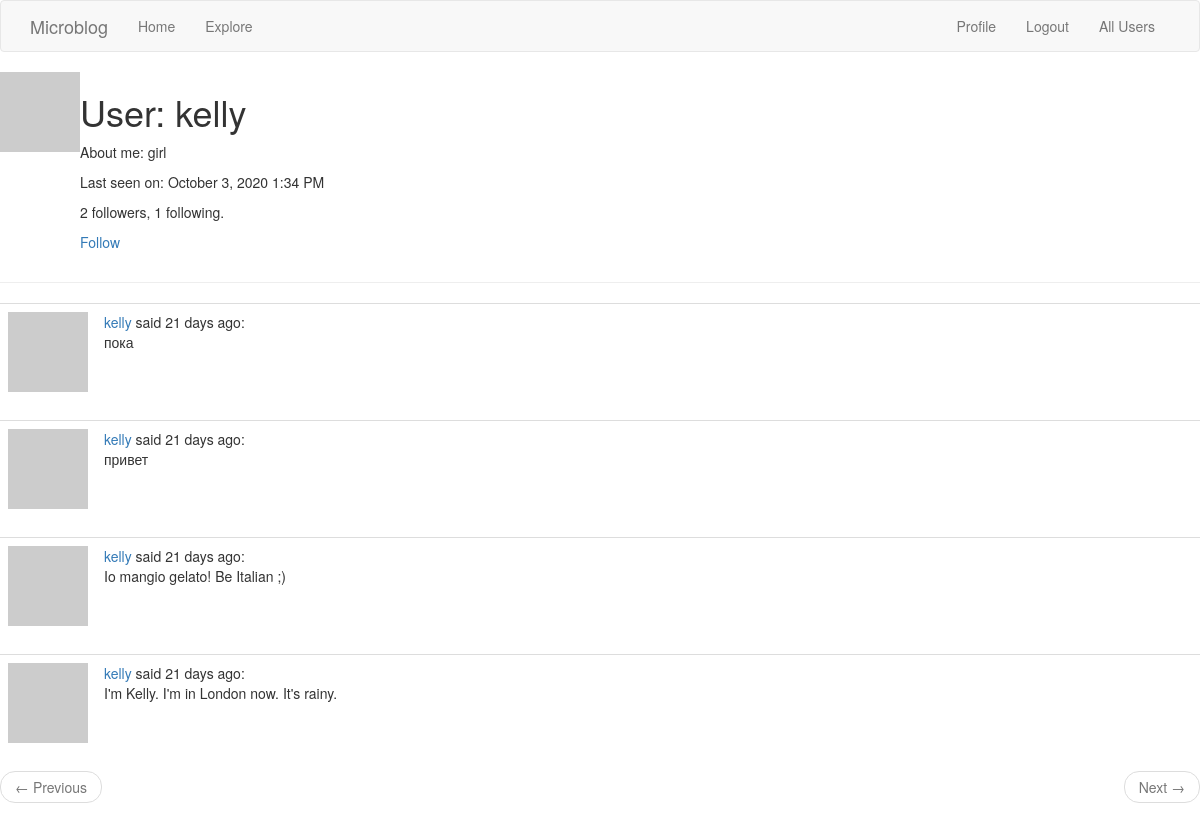
The page /user/kelly (signed in) on the database its author committed.
### app/models.py (models this page shows, shortened)
class User(UserMixin, db.Model):
    id = db.Column(db.Integer, primary_key=True)
    username = db.Column(db.String(64), index=True, unique=True)
    email = db.Column(db.String(120), index=True, unique=True)
    password_hash = db.Column(db.String(128))
    posts = db.relationship("Post", backref="author", lazy="dynamic")
    about_me = db.Column(db.String(140))
    last_seen = db.Column(db.DateTime, default=datetime.utcnow)
    followed = db.relationship("User", secondary=followers,
                               primaryjoin=(followers.c.follower_id == id),
                               secondaryjoin=(followers.c.followed_id == id),
                               backref=db.backref("followers", lazy="dynamic"), lazy="dynamic")
    def is_following(self, user):
        return self.followed.filter(followers.c.followed_id == user.id).count() > 0
    def avatar(self, size):
        digest = md5(self.email.lower().encode("utf-8")).hexdigest()
        return "https://www.gravatar.com/avatar/{}?d=identicon&s={}".format(
            digest, size)

class Post(db.Model):
    id = db.Column(db.Integer, primary_key=True)
    body = db.Column(db.String(140))
    timestamp = db.Column(db.DateTime, index=True, default=datetime.utcnow)
    user_id = db.Column(db.Integer, db.ForeignKey('user.id'))

### app/routes.py (the view)
@appl.route("/user/<username>")
@login_required
def user(username):
    user = User.query.filter_by(username=username).first_or_404(
        description="User with username >> {} << is not found".format(username))
    page = request.args.get("page", 1, type=int)
    posts = user.posts.order_by(Post.timestamp.desc()).paginate(
        page, appl.config["POSTS_PER_PAGE"], False)
    next_url = url_for("user", username=user.username, page=posts.next_num) \
        if posts.has_next else None
    prev_url = url_for("user", username=user.username, page=posts.prev_num) \
        if posts.has_prev else None
    return render_template("user.html", user=user, posts=posts.items,
                           next_url=next_url, prev_url=prev_url)

### app/models.py (called while the page is built)
@login.user_loader
def load_user(id):
    return User.query.get(int(id))

### app/routes.py (called while the page is built)
@appl.before_request
def before_request():
    if current_user.is_authenticated:
        current_user.last_seen = datetime.utcnow()
        db.session.commit()

### app/templates/user.html
{% extends "base.html" %}
{% block app_content %}
<table>
    <tr valign="top">
        <td><img src="{{ user.avatar(128) }}"></td>
        <td><h1>User: {{ user.username }}</h1>
        {% if user.about_me %}
            <p>About me: {{ user.about_me }}</p>
        {% endif %}
        {% if user.last_seen %}
            <p>Last seen on: {{ moment(user.last_seen).format('LLL') }}</p>
        {% endif %}
        <p>{{ user.followers.count() }} followers, {{ user.followed.count() }} following.</p>
        {% if user == current_user %}
            <p><a href="{{ url_for('edit_profile') }}">Edit your profile</a></p>
        {% elif not current_user.is_following(user) %}
            <p><a href="{{ url_for('follow', username=user.username) }}">Follow</a></p>
        {% else %}
            <p><a href="{{ url_for('unfollow', username=user.username) }}">Unfollow</a></p>
        {% endif %}
        </td>
    </tr>
</table>
<hr>
{% for post in posts %}
    {% include "_post.html" %}
{% endfor %}
<nav aria-label="...">
    <ul class="pager">
        <li class="previous{% if not prev_url %} disabled{% endif %}">
            <a href="{{ prev_url or '#' }}">
                <span aria-hidden="true">&larr;</span> Previous
            </a>
        </li>
        <li class="next{% if not next_url %} disabled{% endif %}">
            <a href="{{ next_url or '#' }}">
                Next <span aria-hidden="true">&rarr;</span>
            </a>
        </li>
    </ul>
</nav>
{% endblock %}

### app/templates/_post.html
<table class="table table-hover">
    <tr>
        <td width="70px">
            <a href="{{ url_for('user', username=post.author.username) }}">
                <img src="{{ post.author.avatar(70) }}">
            </a>
        </td>
        <td>
            <a href="{{ url_for('user', username=post.author.username) }}">
            {{ post.author.username }}
            </a>
            said {{ moment(post.timestamp).fromNow() }}:
            <br>
            {{ post.body }}
        </td>
    </tr>
</table>

### rows shown on the page
User: username "kelly", about_me "girl", last_seen "October 3, 2020 1:34 PM"
Post: author.username "kelly", timestamp "21 days ago", body "пока"
Post: author.username "kelly", timestamp "21 days ago", body "привет"
Post: author.username "kelly", timestamp "21 days ago", body "Io mangio gelato! Be Italian ;)"
Post: author.username "kelly", timestamp "21 days ago", body "I'm Kelly. I'm in London now. It's rainy."

### other values the page prints
{{ user.followers.count() }} "2"
{{ user.followed.count() }} "1"
